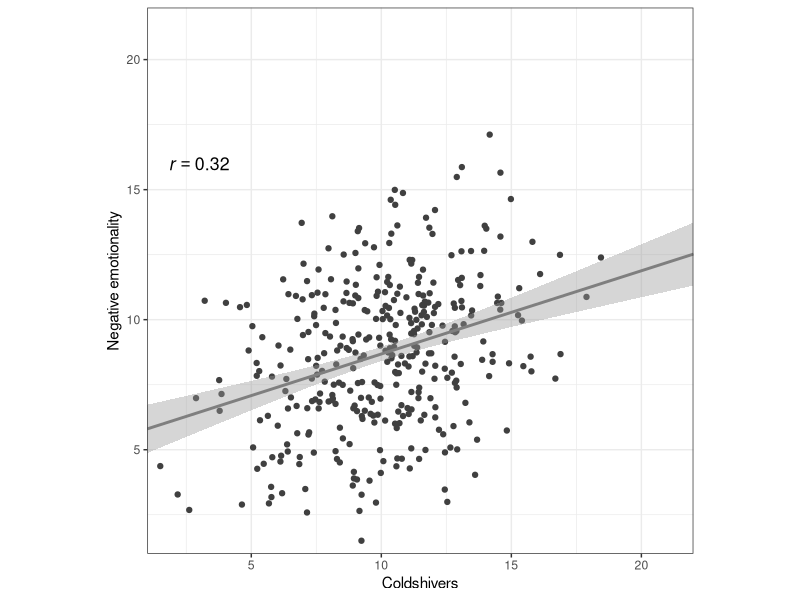
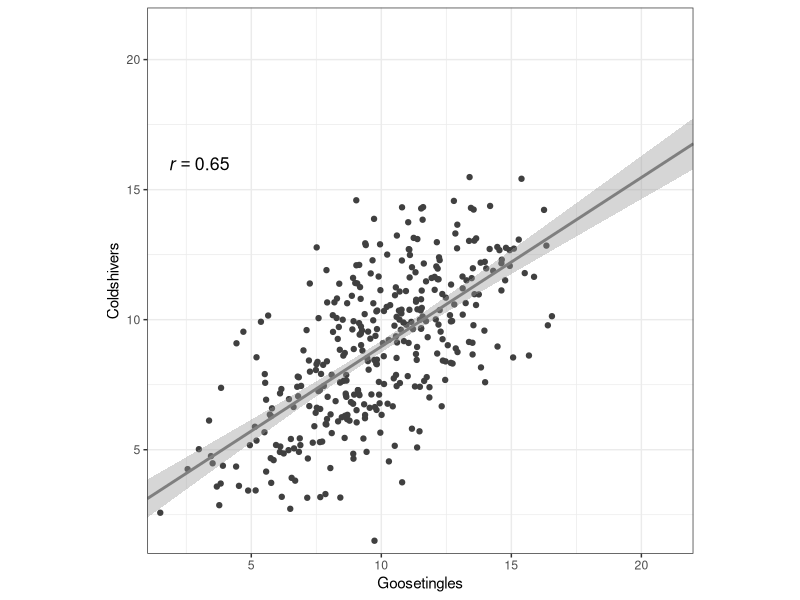
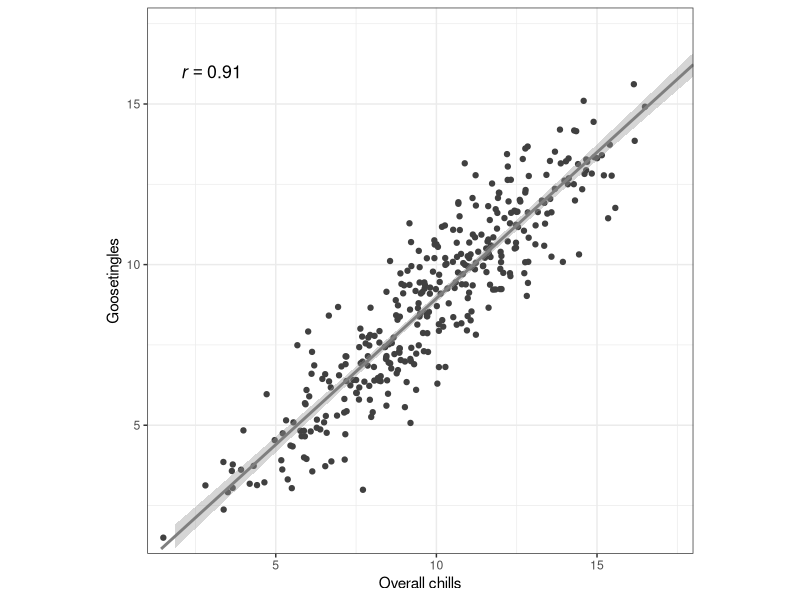
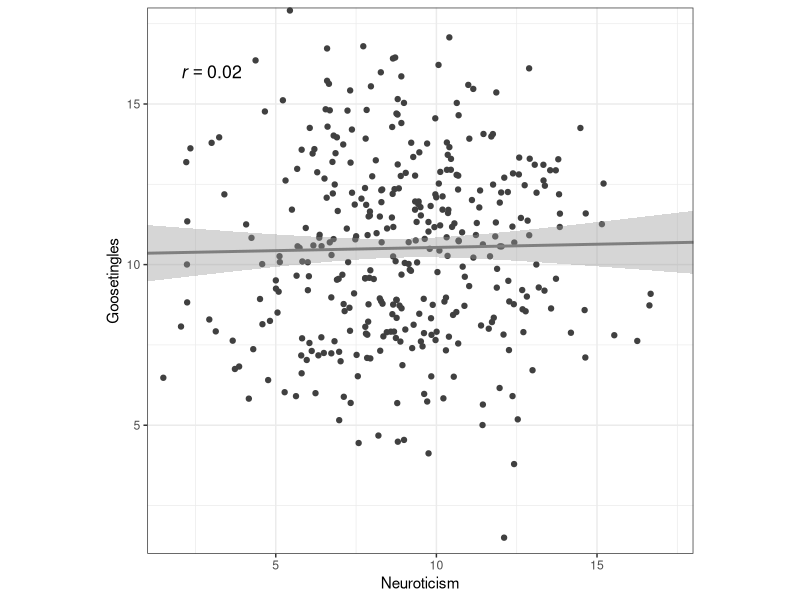
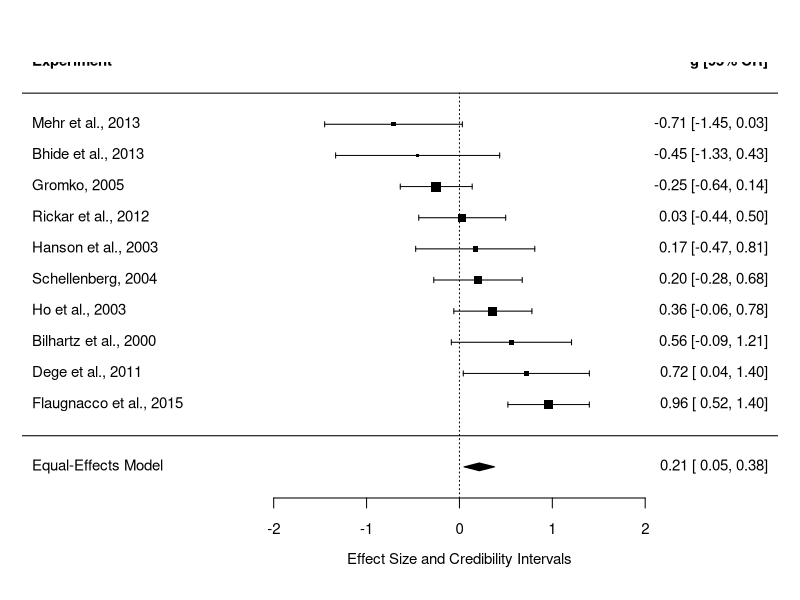

Write R code to recreate these figures, in order.
## ---- chunk 1
#### Libraries ------------------------------------------------
library(MASS)
library(ggplot2)
options(repr.plot.width = 6, repr.plot.height = 6) # Default plot size for Colab

#### define a function -------------------------------------
generate_data <- function(N=NULL,r=NULL,m_x=NULL,range_x=NULL,m_y=NULL,range_y=NULL){
  # Generate data
  out <- as.data.frame(mvrnorm(N, mu = c(0,0), 
                               Sigma = matrix(c(1,r,r,1), ncol = 2), 
                               empirical = TRUE))
  # Calculations to create multiplication and addition factors for mean and range of X and Y
  mx.factor <- range_x/6
  addx.factor <- m_x - (mx.factor*3)
  my.factor <- range_y/6
  addy.factor <- m_y - (my.factor*3)
  
  # Adjust so that values are positive and include factors to match desired means and ranges
  out$V1.s <- (out$V1 - min(out$V1))*mx.factor + addx.factor
  out$V2.s <- (out$V2 - min(out$V2))*my.factor + addy.factor
  return<-out
}
## ---- chunk 2
#### Correlations we want to simulate ------------------

N <- 362
r <- 0.32      # Desired correlation
d.mx <- 10     # Desired mean of X
d.rangex <- 17 # Desired range of X
d.my <- 10     # Desired mean of Y
d.rangey <- 17 # Desired range of Y
## ---- chunk 3
#### Coldshivers and negative emotionality  --------------
d1 <- generate_data(N, r, d.mx, d.rangex, d.my, d.rangey)

# Plot scatterplot along with regression line
g1 <- ggplot(d1, aes(x=V1.s, y=V2.s)) + 
  geom_point(colour='gray25') + 
  xlab('Coldshivers')+
  ylab('Negative emotionality')+
  annotate("text",x = 3.0, y=16,label = "italic(r)==0.32", parse=TRUE,size=4.5)+
  geom_smooth(formula = y ~ x, method='lm',color='gray50',fullrange=TRUE)+
  scale_x_continuous(limits = c(1,22),expand = c(0.00,0.00),breaks = seq(0,20,by=5))+
  scale_y_continuous(limits = c(1,22),expand = c(0.00,0.00),breaks = seq(0,20,by=5))+
  coord_fixed()+
  theme_bw()
print(g1)
## ---- chunk 4
#### Coldshivers and Goosetingles  --------------
set.seed(101)
r <- 0.65 # Desired correlation
d2 <- generate_data(N, r, d.mx, d.rangex, d.my, d.rangey)
g2 <- ggplot(d2, aes(x=V1.s, y=V2.s)) + 
  geom_point(colour='gray25') + 
  xlab('Goosetingles')+
  ylab('Coldshivers')+
  annotate("text",x = 3.0, y=16,label = "italic(r)==0.65", parse=TRUE,size=4.5)+
  geom_smooth(formula = y ~ x, method='lm',color='gray50',fullrange=TRUE)+
  scale_x_continuous(limits = c(1,22),expand = c(0.00,0.00),breaks = seq(0,20,by=5))+
  scale_y_continuous(limits = c(1,22),expand = c(0.00,0.00),breaks = seq(0,20,by=5))+
  coord_fixed()+
  theme_bw()
print(g2)
## ---- chunk 5
#### Overall chills and Goosetingles  --------------
set.seed(101)
r <- 0.91
d3 <- generate_data(N, r, d.mx, d.rangex, d.my, d.rangey)
# Plot scatterplot along with regression line
g3 <- ggplot(d3, aes(x=V1.s, y=V2.s)) + 
  geom_point(colour='gray25') + 
  xlab('Overall chills')+
  ylab('Goosetingles')+
  annotate("text",x = 3.0, y=16,label = "italic(r)==0.91", parse=TRUE,size=4.5)+
  geom_smooth(formula = y ~ x, method='lm',color='gray50',fullrange=TRUE)+
  scale_x_continuous(limits = c(1,18),expand = c(0.00,0.00),breaks = seq(0,20,by=5))+
  scale_y_continuous(limits = c(1,18),expand = c(0.00,0.00),breaks = seq(0,20,by=5))+
  coord_fixed()+
  theme_bw()
print(g3)
## ---- chunk 6
#### Neuroticism and Goosetingles  --------------
set.seed(101)
r <- 0.02
d4 <- generate_data(N, r, d.mx, d.rangex, d.my, d.rangey)
# Plot scatterplot along with regression line
g4 <- ggplot(d4, aes(x=V1.s, y=V2.s)) + 
  geom_point(colour='gray25') + 
  xlab('Neuroticism')+
  ylab('Goosetingles')+
  annotate("text",x = 3.0, y=16,label = "italic(r)==0.02", parse=TRUE,size=4.5)+
  geom_smooth(formula = y ~ x, method='lm',color='gray50',fullrange=TRUE)+
  scale_x_continuous(limits = c(1,18),expand = c(0.00,0.00),breaks = seq(0,20,by=5))+
  scale_y_continuous(limits = c(1,18),expand = c(0.00,0.00),breaks = seq(0,20,by=5))+
  coord_fixed()+
  theme_bw()
print(g4)
## ---- chunk 7
#install.packages("metafor",repos='http://cran.us.r-project.org',quiet=TRUE)
library(metafor,quiet=TRUE)

# 10 example studies from Cooper 2020
dat <- data.frame(
  id = c(1, 2, 3, 4, 5, 6, 7, 8, 9, 10),
  yi = c(-0.71, -0.45, -0.25, 0.03, 0.17, 0.20, 0.36, 0.56, 0.72, 0.96),
  vi = c(0.143, 0.203, 0.039, 0.057, 0.107, 0.059, 0.046, 0.109, 0.12, 0.050),
  author = c("Mehr et al.", "Bhide et al.", "Gromko", "Rickar et al.", "Hanson et al.", "Schellenberg", "Ho et al.", "Bilhartz et al.", "Dege et al.", "Flaugnacco et al."),
  year = c(2013, 2013, 2005, 2012, 2003, 2004, 2003, 2000, 2011, 2015))

res.ee <- rma(yi, vi, data=dat, method="EE")

forest(res.ee, header=c("Experiment", "g [95% CR]"), top=2, xlab="Effect Size and Credibility Intervals",slab=paste(author, year, sep=", "),cex=0.9)
